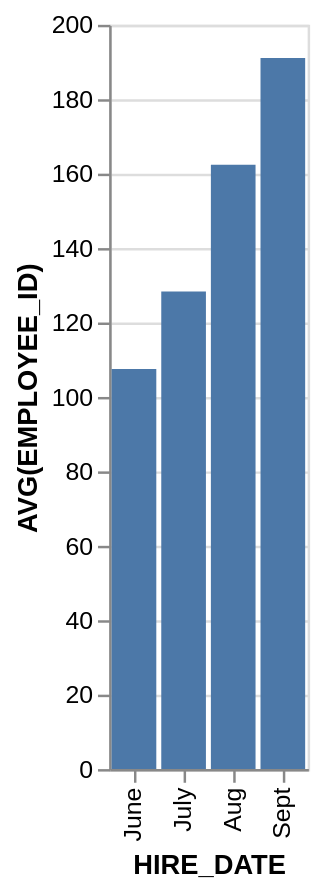

The specification (Vega-Lite) saved for this image:
### Vega-Lite specification from a JSON file in a GitHub repository (floating-point values rounded to 4 significant figures)
{"data": {"values": [{"x_data": "June", "y_data": 107.5}, {"x_data": "July", "y_data": 128.3}, {"x_data": "Aug", "y_data": 162.4}, {"x_data": "Sept", "y_data": 191.1}]}, "mark": "bar", "encoding": {"x": {"field": "x_data", "type": "nominal", "title": "HIRE_DATE", "sort": {"op": "sum", "field": "y_data", "order": "ascending"}}, "y": {"field": "y_data", "type": "quantitative", "title": "AVG(EMPLOYEE_ID)"}}}
